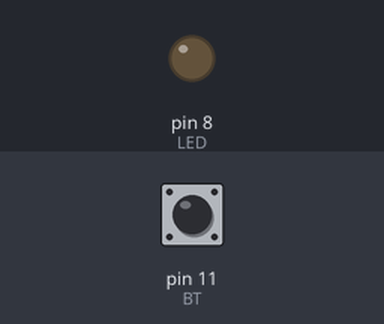
The sketch below on a simulated Arduino Uno, built with avr-gcc and run on an emulated ATmega328P. Shown: output pins drawn as LEDs (lit = HIGH). The test bench sets the inputs (shaded band); at power-on: pin 11 (BT) HIGH.

Above: at 1.2 s.
1.3 s: pin 11 (BT) pulled LOW for 0.15 s
At 2.4 s:
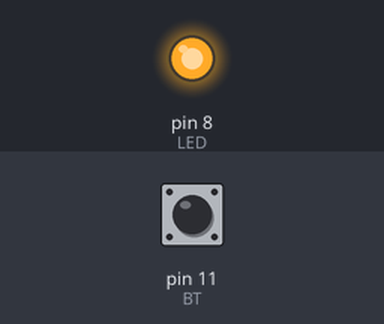
2.9 s: pin 11 (BT) pulled LOW for 1 s
At 3.7 s:
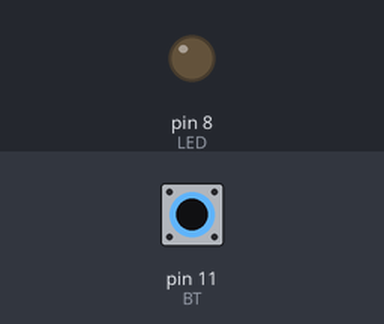
5.4 s: pin 11 (BT) pulled LOW for 3.2 s
At 5.7 s:
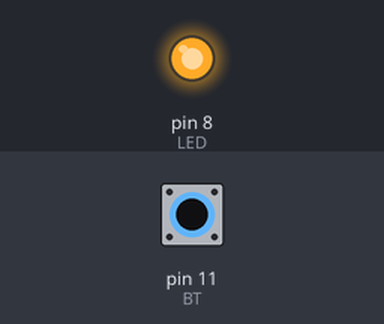
Timing chart, 0 to 8.4 s (numbered marks = the images above; inputs shaded):
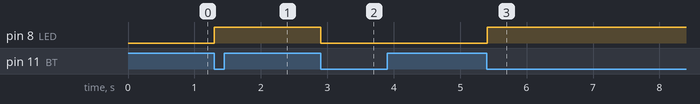

The sketch:

Testing.ino
```cpp
const int BT = 11;
const int LED = 8;

bool LED_ON = false;
bool BT_Ready = true;

void setup() {
    pinMode(BT, INPUT_PULLUP);
    pinMode(LED, OUTPUT);
}

void loop() {
    if(digitalRead(BT) == LOW && BT_Ready)
    {
        if(LED_ON)
        {
            digitalWrite(LED, LOW);
            LED_ON = false;
        }
        else
        {
            digitalWrite(LED, HIGH);
            LED_ON = true;
        }
        BT_Ready = false;
    }

    else if(digitalRead(BT) == HIGH && !BT_Ready)
    {
        BT_Ready = true;
    }
    delay(10);
}
```

Measured:
- after the input at 1.3 s, pin 8 (LED): LOW → HIGH at once
- after the input at 2.9 s, pin 8 (LED): HIGH → LOW at once
- after the input at 5.4 s, pin 8 (LED): LOW → HIGH at once
